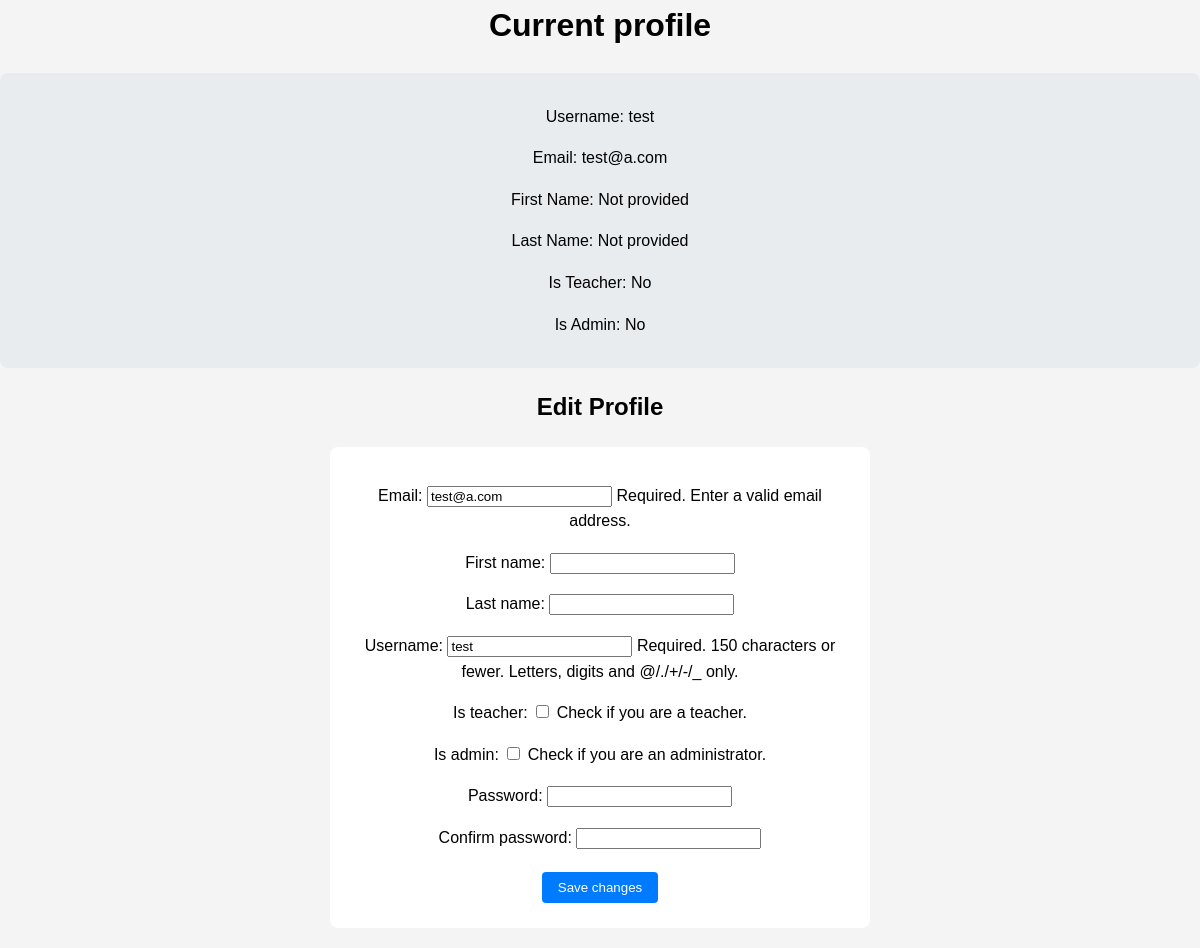
Screenshot of /profile/ (signed in) with the database file from the repository.
### portal/models.py (models this page shows)
class User(AbstractUser):
    is_teacher = models.BooleanField(default=False)
    is_admin = models.BooleanField(default=False)
    groups = models.ManyToManyField(
        'auth.Group',
        related_name='portal_user_set',
        blank=True,
        help_text='The groups this user belongs to.',
        verbose_name='groups'
    )
    user_permissions = models.ManyToManyField(
        'auth.Permission',
        related_name='portal_user_set',
        blank=True,
        help_text='Specific permissions for this user.',
        verbose_name='user permissions'
    )

### portal/views.py (the view)
# urls.py: path('profile/', views.profile, name='profile'),
@login_required
def profile(request):
    if request.method == 'POST':
        form = EditProfileForm(request.POST, instance=request.user)
        if form.is_valid():
            user = form.save(commit=False)
            password = form.cleaned_data.get('password')
            if password:
                user.set_password(password)
            user.save()
            messages.success(request, 'Your profile was successfully updated!')
            return redirect('profile')
    else:
        form = EditProfileForm(instance=request.user, initial={
            'email': request.user.email,
            'first_name': request.user.first_name,
            'last_name': request.user.last_name,
            'username': request.user.username,
            'is_teacher': hasattr(request.user, 'is_teacher') and request.user.is_teacher
        })
    return render(request, 'profile.html', {'form': form})

### portal/forms.py (shortened to what this page needs)
class EditProfileForm(forms.ModelForm):
    email = forms.EmailField(max_length=254, help_text='Required. Enter a valid email address.')
    is_teacher = forms.BooleanField(required=False, help_text='Check if you are a teacher.')
    is_admin = forms.BooleanField(required=False, help_text='Check if you are an administrator.')
    first_name = forms.CharField(max_length=30, required=False)
    last_name = forms.CharField(max_length=30, required=False)
    password = forms.CharField(widget=forms.PasswordInput, required=False)
    confirm_password = forms.CharField(widget=forms.PasswordInput, required=False)
    class Meta:
        model = User
        fields = ('email', 'first_name', 'last_name', 'username', 'is_teacher', 'is_admin')

### portal/templates/profile.html (shortened to what this page needs)
{% extends 'base.html' %}
{% block content %}
<div class="container">
    <h1 class="mb-4">Current profile</h1>
    <div class="current-info mb-4">
        <p>Username: {{ user.username }}</p>
        <p>Email: {{ user.email }}</p>
        <p>First Name: {% if user.first_name %} {{ user.first_name }} {% else %} Not provided {% endif %}</p>
        <p>Last Name: {% if user.last_name %} {{ user.last_name }} {% else %} Not provided {% endif %}</p>
        <p>Is Teacher: {{ user.is_teacher|yesno:"Yes,No" }}</p>
        <p>Is Admin: {{ user.is_admin|yesno:"Yes,No" }}</p>
    </div>
    <h2>Edit Profile</h2>
    <form method="post">
        {{ form.as_p }}
        <button type="submit" class="btn btn-primary">Save changes</button>
    </form>
</div>
{% endblock %}

### static/css/style.css (style rules this page uses)
body { font-family: 'Arial', sans-serif; line-height: 1.6; margin: 0; padding: 0; background-color: #f4f4f4; }
.container { text-align: center; max-width: 1200px; width: auto; margin: auto; overflow: hidden; }
.btn { display: inline-block; padding: 8px 16px; border-radius: 4px; border: none; cursor: pointer; transition: background-color 0.3s ease; text-decoration: none; }
.btn-primary { margin: 5px 10px; padding: 8px 16px; border-radius: 4px; border: none; background-color: #007bff; color: white; text-decoration: none; }
form { background: white; padding: 20px; border-radius: 8px; max-width: 500px; margin: 20px auto; }
.current-info { background: #e9ecef; padding: 15px; border-radius: 8px; margin-bottom: 20px; }
.mb-4 { margin-top: 0; text-align: center; }

### rows the page displays
User: username "test", email "test@a.com", is_teacher "No", is_admin "No"
